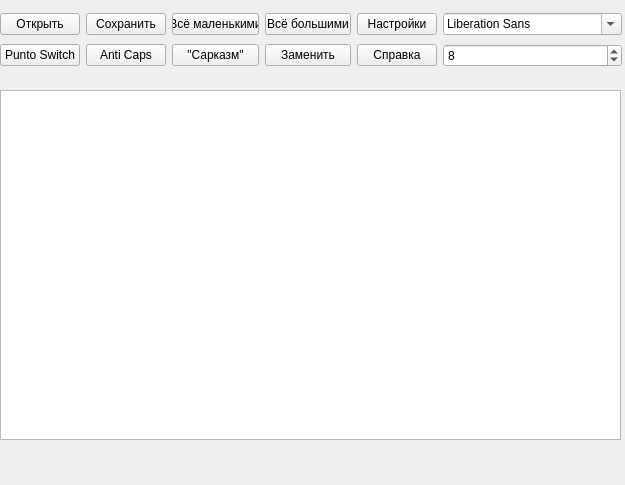
<?xml version="1.0" encoding="UTF-8"?>
<ui version="4.0">
 <class>MainWindow</class>
 <widget class="QMainWindow" name="MainWindow">
  <property name="enabled">
   <bool>true</bool>
  </property>
  <property name="geometry">
   <rect>
    <x>0</x>
    <y>0</y>
    <width>625</width>
    <height>485</height>
   </rect>
  </property>
  <property name="sizePolicy">
   <sizepolicy hsizetype="Preferred" vsizetype="Preferred">
    <horstretch>0</horstretch>
    <verstretch>0</verstretch>
   </sizepolicy>
  </property>
  <property name="minimumSize">
   <size>
    <width>625</width>
    <height>485</height>
   </size>
  </property>
  <property name="maximumSize">
   <size>
    <width>625</width>
    <height>485</height>
   </size>
  </property>
  <property name="windowTitle">
   <string>Text Editor</string>
  </property>
  <widget class="QWidget" name="centralwidget">
   <widget class="QTextEdit" name="textEdit">
    <property name="geometry">
     <rect>
      <x>0</x>
      <y>90</y>
      <width>621</width>
      <height>350</height>
     </rect>
    </property>
    <property name="font">
     <font>
      <underline>false</underline>
     </font>
    </property>
    <property name="mouseTracking">
     <bool>false</bool>
    </property>
    <property name="tabChangesFocus">
     <bool>false</bool>
    </property>
    <property name="readOnly">
     <bool>false</bool>
    </property>
   </widget>
   <widget class="QWidget" name="horizontalLayoutWidget">
    <property name="geometry">
     <rect>
      <x>0</x>
      <y>10</y>
      <width>622</width>
      <height>60</height>
     </rect>
    </property>
    <layout class="QHBoxLayout" name="horizontalLayout_3">
     <item>
      <layout class="QVBoxLayout" name="verticalLayout_2">
       <item>
        <layout class="QHBoxLayout" name="horizontalLayout">
         <item>
          <widget class="QPushButton" name="loadButton">
           <property name="text">
            <string>Открыть</string>
           </property>
          </widget>
         </item>
         <item>
          <widget class="QPushButton" name="saveButton">
           <property name="text">
            <string>Сохранить</string>
           </property>
          </widget>
         </item>
        </layout>
       </item>
       <item>
        <layout class="QHBoxLayout" name="horizontalLayout_2">
         <item>
          <widget class="QPushButton" name="puntoButton">
           <property name="text">
            <string>Punto Switch</string>
           </property>
          </widget>
         </item>
         <item>
          <widget class="QPushButton" name="antiCapsButton">
           <property name="text">
            <string>Anti Caps</string>
           </property>
          </widget>
         </item>
        </layout>
       </item>
      </layout>
     </item>
     <item>
      <layout class="QVBoxLayout" name="verticalLayout">
       <item>
        <layout class="QHBoxLayout" name="horizontalLayout_5">
         <item>
          <widget class="QPushButton" name="alllowButton">
           <property name="text">
            <string>Всё маленькими</string>
           </property>
          </widget>
         </item>
         <item>
          <widget class="QPushButton" name="allupButton">
           <property name="text">
            <string>Всё большими</string>
           </property>
          </widget>
         </item>
        </layout>
       </item>
       <item>
        <layout class="QHBoxLayout" name="horizontalLayout_4">
         <item>
          <widget class="QPushButton" name="sarkazmButton">
           <property name="text">
            <string>&quot;Сарказм&quot;</string>
           </property>
          </widget>
         </item>
         <item>
          <widget class="QPushButton" name="changeButton">
           <property name="text">
            <string>Заменить</string>
           </property>
          </widget>
         </item>
        </layout>
       </item>
      </layout>
     </item>
     <item>
      <layout class="QVBoxLayout" name="verticalLayout_3">
       <item>
        <widget class="QPushButton" name="optionsButton">
         <property name="text">
          <string>Настройки</string>
         </property>
        </widget>
       </item>
       <item>
        <widget class="QPushButton" name="helpButton">
         <property name="text">
          <string>Справка</string>
         </property>
        </widget>
       </item>
      </layout>
     </item>
     <item>
      <layout class="QVBoxLayout" name="verticalLayout_4">
       <item>
        <widget class="QFontComboBox" name="fontComboBox">
         <property name="sizePolicy">
          <sizepolicy hsizetype="Preferred" vsizetype="Fixed">
           <horstretch>0</horstretch>
           <verstretch>0</verstretch>
          </sizepolicy>
         </property>
        </widget>
       </item>
       <item>
        <widget class="QSpinBox" name="fontsizeBox">
         <property name="minimum">
          <number>1</number>
         </property>
         <property name="value">
          <number>8</number>
         </property>
        </widget>
       </item>
      </layout>
     </item>
    </layout>
   </widget>
  </widget>
  <widget class="QMenuBar" name="menubar">
   <property name="geometry">
    <rect>
     <x>0</x>
     <y>0</y>
     <width>625</width>
     <height>21</height>
    </rect>
   </property>
  </widget>
 </widget>
 <resources/>
 <connections/>
</ui>
